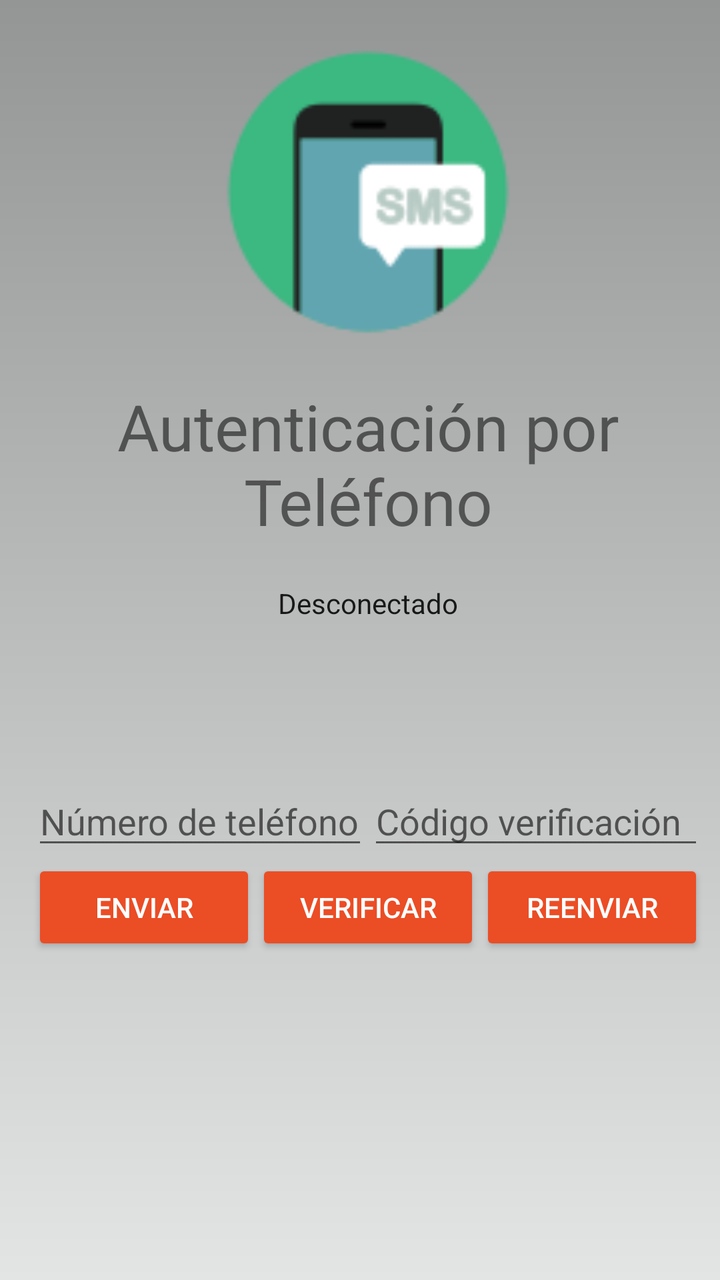
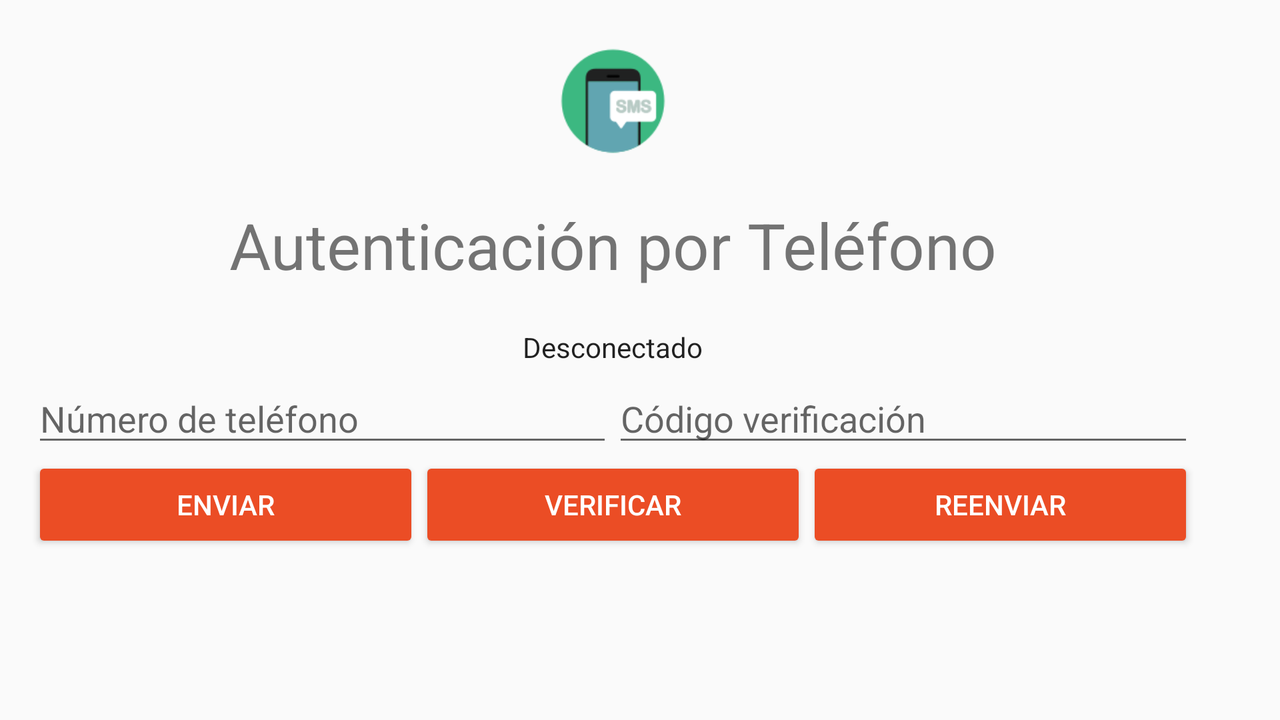

One screen, two layout resources from the same app: the default and the repository's alternative for another configuration. Each is rendered where Android would select it; the XML of both is given below.
<!-- AndroidManifest.xml: application theme AppTheme -->
<!-- res/layout/activity_telefono.xml -->
<?xml version="1.0" encoding="utf-8"?>
<android.support.constraint.ConstraintLayout xmlns:android="http://schemas.android.com/apk/res/android"
    xmlns:app="http://schemas.android.com/apk/res-auto"
    xmlns:tools="http://schemas.android.com/tools"
    android:layout_width="match_parent"
    android:layout_height="match_parent"
    android:background="@drawable/gradient_login"
    tools:context=".Login.telefono">

    <LinearLayout
        android:id="@+id/main_layout"
        android:layout_width="368dp"
        android:layout_height="495dp"
        android:orientation="vertical"
        android:weightSum="4"
        tools:layout_editor_absoluteX="8dp"
        tools:layout_editor_absoluteY="8dp">

        <LinearLayout
            android:layout_width="match_parent"
            android:layout_height="0dp"
            android:layout_weight="3"
            android:gravity="center_horizontal"
            android:orientation="vertical"
            android:weightSum="1">

            <ImageView
                android:id="@+id/icon"
                style="@style/ThemeOverlay.FirebaseIcon"
                android:layout_width="170dp"
                android:layout_height="wrap_content"
                android:layout_weight="0.46"
                android:contentDescription="@string/desc_firebase_lockup"
                android:src="@drawable/ic_sms_96" />

            <TextView
                android:id="@+id/title_text"
                android:layout_width="wrap_content"
                android:layout_height="wrap_content"
                android:layout_marginBottom="@dimen/title_bottom_margin"
                android:text="@string/phone_title_text"
                android:textSize="32sp"
                android:theme="@style/ThemeOverlay.MyTitleText" />

            <TextView
                android:id="@+id/status"
                style="@style/ThemeOverlay.MyTextDetail"
                android:text="@string/signed_out" />

        </LinearLayout>


        <RelativeLayout
            android:layout_width="fill_parent"
            android:layout_height="0dp"
            android:layout_weight="1"
            android:gravity="center_vertical">

            <LinearLayout
                android:id="@+id/phone_auth_fields"
                android:layout_width="fill_parent"
                android:layout_height="wrap_content"
                android:orientation="vertical"
                android:paddingLeft="16dp"
                android:paddingRight="16dp">

                <LinearLayout
                    android:layout_width="match_parent"
                    android:layout_height="wrap_content"
                    android:orientation="horizontal"
                    android:weightSum="2.0">

                    <EditText
                        android:id="@+id/field_phone_number"
                        android:layout_width="0dp"
                        android:layout_height="wrap_content"
                        android:layout_weight="1.0"
                        android:hint="@string/hint_phone_number"
                        android:inputType="phone" />

                    <EditText
                        android:id="@+id/field_verification_code"
                        android:layout_width="0dp"
                        android:layout_height="wrap_content"
                        android:layout_weight="1.0"
                        android:hint="@string/hint_verification_code"
                        android:inputType="number" />

                </LinearLayout>

                <LinearLayout
                    android:layout_width="match_parent"
                    android:layout_height="wrap_content"
                    android:orientation="horizontal"
                    android:weightSum="3.0">

                    <Button
                        android:id="@+id/button_start_verification"
                        android:layout_width="0dp"
                        android:layout_height="wrap_content"
                        android:layout_weight="1.0"
                        android:text="@string/start_phone_auth"
                        android:theme="@style/ThemeOverlay.MyDarkButton" />

                    <Button
                        android:id="@+id/button_verify_phone"
                        android:layout_width="0dp"
                        android:layout_height="wrap_content"
                        android:layout_weight="1.0"
                        android:text="@string/verify_phone_auth"
                        android:theme="@style/ThemeOverlay.MyDarkButton" />

                    <Button
                        android:id="@+id/button_resend"
                        android:layout_width="0dp"
                        android:layout_height="wrap_content"
                        android:layout_weight="1.0"
                        android:text="@string/resend_phone_auth"
                        android:theme="@style/ThemeOverlay.MyDarkButton" />
                </LinearLayout>

            </LinearLayout>

            <LinearLayout
                android:id="@+id/signed_in_buttons"
                android:layout_width="fill_parent"
                android:layout_height="wrap_content"
                android:layout_centerInParent="true"
                android:orientation="horizontal"
                android:paddingLeft="16dp"
                android:paddingRight="16dp"
                android:visibility="gone"
                android:weightSum="1.0">

                <Button
                    android:id="@+id/sign_out_button"
                    android:layout_width="0dp"
                    android:layout_height="wrap_content"
                    android:layout_weight="1.0"
                    android:text="@string/sign_out"
                    android:theme="@style/ThemeOverlay.MyDarkButton" />

            </LinearLayout>

        </RelativeLayout>

    </LinearLayout>

</android.support.constraint.ConstraintLayout>
<!-- resources referenced by this layout -->
<resources>
  <dimen name="title_bottom_margin">16dp</dimen>
  <!-- drawable gradient_login (drawable) -->
  <?xml version="1.0" encoding="utf-8"?>
  <shape xmlns:android="http://schemas.android.com/apk/res/android"
      android:shape="rectangle">
      <gradient
          android:startColor="@color/colorLogin"
          android:endColor="@color/colorLoginOscuro"
          android:type="linear"
          android:angle="90"/>
  </shape>
  <!-- drawable ic_sms_96: png bitmap (drawable, 3483 bytes) -->
  <string name="desc_firebase_lockup">Firebase logo and name</string>
  <string name="hint_phone_number">Número de teléfono</string>
  <string name="hint_verification_code">Código verificación</string>
  <string name="phone_title_text">Autenticación por Teléfono</string>
  <string name="resend_phone_auth">Reenviar</string>
  <string name="sign_out">Desconectar</string>
  <string name="signed_out">Desconectado</string>
  <string name="start_phone_auth">Enviar</string>
  <string name="verify_phone_auth">Verificar</string>
  <style name="ThemeOverlay.FirebaseIcon" parent="AppTheme">
          <item name="android:layout_marginTop">@dimen/icon_top_margin</item>
          <item name="android:layout_marginBottom">@dimen/icon_bottom_margin</item>
      </style>
  <style name="ThemeOverlay.MyDarkButton" parent="ThemeOverlay.AppCompat.Dark">
          <item name="colorButtonNormal">@color/Base</item>
          <item name="android:layout_marginRight">4dp</item>
          <item name="android:layout_marginLeft">4dp</item>
          <item name="android:textColor">@android:color/white</item>
      </style>
  <style name="ThemeOverlay.MyTextDetail" parent="AppTheme">
          <item name="android:layout_width">wrap_content</item>
          <item name="android:layout_height">wrap_content</item>
          <item name="android:fadeScrollbars">true</item>
          <item name="android:gravity">center</item>
          <item name="android:maxLines">5</item>
          <item name="android:padding">4dp</item>
          <item name="android:scrollbars">vertical</item>
          <item name="android:textSize">14sp</item>
      </style>
  <style name="ThemeOverlay.MyTitleText" parent="AppTheme">
          <item name="android:gravity">center</item>
          <item name="android:textSize">36sp</item>
      </style>
  <style name="AppTheme" parent="Theme.AppCompat.Light.DarkActionBar">
          
          <item name="colorPrimary">@color/colorPrimary</item>
          <item name="colorPrimaryDark">@color/colorPrimaryDark</item>
          <item name="colorAccent">@color/colorAccent</item>
  
      </style>
  <color name="colorLogin">#e3e4e4</color>
  <color name="colorLoginOscuro">#949696</color>
  <dimen name="icon_top_margin">24dp</dimen>
  <dimen name="icon_bottom_margin">24dp</dimen>
  <color name="Base">#eb4d25</color>
  <color name="colorPrimary">#3F51B5</color>
  <color name="colorPrimaryDark">#303F9F</color>
  <color name="colorAccent">#FF4081</color>
</resources>
<!-- res/layout-land/activity_telefono.xml (the repository's variant of the layout above) -->
<!-- drawn on the phone turned sideways -->
<?xml version="1.0" encoding="utf-8"?>
<android.support.constraint.ConstraintLayout xmlns:android="http://schemas.android.com/apk/res/android"
    android:layout_width="match_parent"
    android:layout_height="match_parent"
    xmlns:tools="http://schemas.android.com/tools">

    <ScrollView
        android:layout_width="613dp"
        android:layout_height="419dp"
        tools:layout_editor_absoluteX="16dp"
        tools:layout_editor_absoluteY="-4dp">

        <LinearLayout
            android:id="@+id/main_layout"
            android:layout_width="613dp"
            android:layout_height="419dp"
            android:orientation="vertical"
            android:weightSum="4"
            tools:layout_editor_absoluteX="8dp"
            tools:layout_editor_absoluteY="-16dp">

            <LinearLayout
                android:layout_width="match_parent"
                android:layout_height="wrap_content"
                android:gravity="center_horizontal"
                android:orientation="vertical"
                android:weightSum="1">

                <ImageView
                    android:id="@+id/icon"
                    style="@style/ThemeOverlay.FirebaseIcon"
                    android:layout_width="219dp"
                    android:layout_height="53dp"
                    android:contentDescription="@string/desc_firebase_lockup"
                    android:src="@drawable/ic_sms_96" />

                <TextView
                    android:id="@+id/title_text"
                    android:layout_width="wrap_content"
                    android:layout_height="wrap_content"
                    android:layout_marginBottom="@dimen/title_bottom_margin"
                    android:text="@string/phone_title_text"
                    android:textSize="32sp"
                    android:theme="@style/ThemeOverlay.MyTitleText" />

                <TextView
                    android:id="@+id/status"
                    style="@style/ThemeOverlay.MyTextDetail"
                    android:text="@string/signed_out" />

            </LinearLayout>


            <RelativeLayout
                android:layout_width="fill_parent"
                android:layout_height="0dp"
                android:layout_weight="5.48"
                android:gravity="center_vertical">

                <LinearLayout
                    android:id="@+id/phone_auth_fields"
                    android:layout_width="fill_parent"
                    android:layout_height="wrap_content"
                    android:orientation="vertical"
                    android:paddingLeft="16dp"
                    android:paddingRight="16dp"
                    android:layout_alignParentBottom="true">

                    <LinearLayout
                        android:layout_width="match_parent"
                        android:layout_height="wrap_content"
                        android:orientation="horizontal"
                        android:weightSum="2.0">

                        <EditText
                            android:id="@+id/field_phone_number"
                            android:layout_width="0dp"
                            android:layout_height="wrap_content"
                            android:layout_weight="1.0"
                            android:hint="@string/hint_phone_number"
                            android:inputType="phone" />

                        <EditText
                            android:id="@+id/field_verification_code"
                            android:layout_width="0dp"
                            android:layout_height="wrap_content"
                            android:layout_weight="1.0"
                            android:hint="@string/hint_verification_code"
                            android:inputType="number" />

                    </LinearLayout>

                    <LinearLayout
                        android:layout_width="match_parent"
                        android:layout_height="match_parent"
                        android:orientation="horizontal"
                        android:weightSum="3.0">

                        <Button
                            android:id="@+id/button_start_verification"
                            android:layout_width="0dp"
                            android:layout_height="match_parent"
                            android:layout_weight="1.0"
                            android:text="@string/start_phone_auth"
                            android:theme="@style/ThemeOverlay.MyDarkButton" />

                        <Button
                            android:id="@+id/button_verify_phone"
                            android:layout_width="0dp"
                            android:layout_height="match_parent"
                            android:layout_weight="1.0"
                            android:text="@string/verify_phone_auth"
                            android:theme="@style/ThemeOverlay.MyDarkButton" />

                        <Button
                            android:id="@+id/button_resend"
                            android:layout_width="0dp"
                            android:layout_height="match_parent"
                            android:layout_weight="1.0"
                            android:text="@string/resend_phone_auth"
                            android:theme="@style/ThemeOverlay.MyDarkButton" />
                    </LinearLayout>

                </LinearLayout>

                <LinearLayout
                    android:id="@+id/signed_in_buttons"
                    android:layout_width="fill_parent"
                    android:layout_height="wrap_content"
                    android:layout_centerInParent="true"
                    android:orientation="horizontal"
                    android:paddingLeft="16dp"
                    android:paddingRight="16dp"
                    android:visibility="gone"
                    android:weightSum="1.0">

                    <Button
                        android:id="@+id/sign_out_button"
                        android:layout_width="0dp"
                        android:layout_height="wrap_content"
                        android:layout_weight="1.0"
                        android:text="@string/sign_out"
                        android:theme="@style/ThemeOverlay.MyDarkButton" />

                </LinearLayout>

            </RelativeLayout>

        </LinearLayout>
    </ScrollView>
</android.support.constraint.ConstraintLayout>
<!-- resources referenced by the variant -->
<!-- as the phone turned sideways resolves them -->
<resources>
  <dimen name="title_bottom_margin">16dp</dimen>
  <!-- drawable ic_sms_96: png bitmap (drawable, 3483 bytes) -->
  <string name="desc_firebase_lockup">Firebase logo and name</string>
  <string name="hint_phone_number">Número de teléfono</string>
  <string name="hint_verification_code">Código verificación</string>
  <string name="phone_title_text">Autenticación por Teléfono</string>
  <string name="resend_phone_auth">Reenviar</string>
  <string name="sign_out">Desconectar</string>
  <string name="signed_out">Desconectado</string>
  <string name="start_phone_auth">Enviar</string>
  <string name="verify_phone_auth">Verificar</string>
  <style name="ThemeOverlay.FirebaseIcon" parent="AppTheme">
          <item name="android:layout_marginTop">@dimen/icon_top_margin</item>
          <item name="android:layout_marginBottom">@dimen/icon_bottom_margin</item>
      </style>
  <style name="ThemeOverlay.MyDarkButton" parent="ThemeOverlay.AppCompat.Dark">
          <item name="colorButtonNormal">@color/Base</item>
          <item name="android:layout_marginRight">4dp</item>
          <item name="android:layout_marginLeft">4dp</item>
          <item name="android:textColor">@android:color/white</item>
      </style>
  <style name="ThemeOverlay.MyTextDetail" parent="AppTheme">
          <item name="android:layout_width">wrap_content</item>
          <item name="android:layout_height">wrap_content</item>
          <item name="android:fadeScrollbars">true</item>
          <item name="android:gravity">center</item>
          <item name="android:maxLines">5</item>
          <item name="android:padding">4dp</item>
          <item name="android:scrollbars">vertical</item>
          <item name="android:textSize">14sp</item>
      </style>
  <style name="ThemeOverlay.MyTitleText" parent="AppTheme">
          <item name="android:gravity">center</item>
          <item name="android:textSize">36sp</item>
      </style>
  <style name="AppTheme" parent="Theme.AppCompat.Light.DarkActionBar">
          
          <item name="colorPrimary">@color/colorPrimary</item>
          <item name="colorPrimaryDark">@color/colorPrimaryDark</item>
          <item name="colorAccent">@color/colorAccent</item>
  
      </style>
  <dimen name="icon_top_margin">24dp</dimen>
  <dimen name="icon_bottom_margin">24dp</dimen>
  <color name="Base">#eb4d25</color>
  <color name="colorPrimary">#3F51B5</color>
  <color name="colorPrimaryDark">#303F9F</color>
  <color name="colorAccent">#FF4081</color>
</resources>
